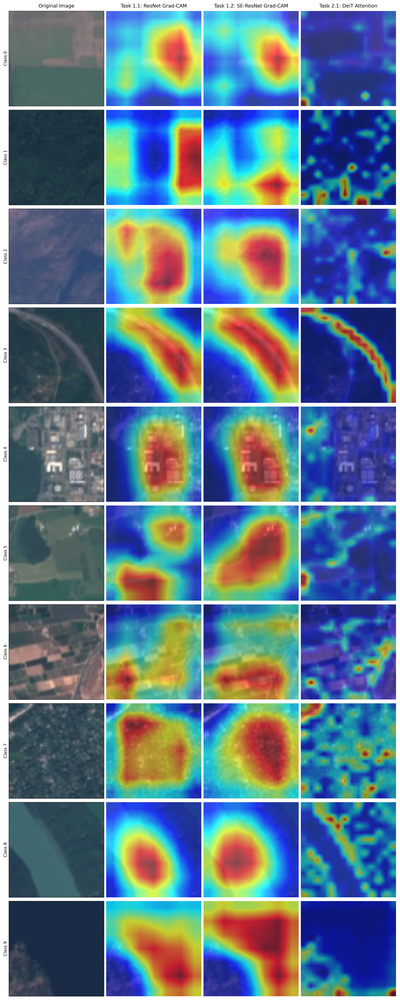
#> input picture A3/bonus_task_visualizations.png, 400 x 1000 px, shrunk from 4800 x 12000 before the run
$ python -i utils.py   (imports and definitions only)
#> lines starting #> are read from the running program, lines starting #| are printed output that depends on the picture; after the words box and inside, x2 and y2 are one past the last pixel; in counts of white or black regions, pixels touching at a corner belong together
import cv2
import numpy as np
import math

"""
    Direction Reference:

                1
                |
                |
         0 <- - | - -> 2
                |
                |
                3
    """

def bin_to_img(img):
    return (img).astype(np.uint8)*255

def convert_to_grayscale(img):
    return (0.114 * img[:,:,0] + 0.587 * img[:,:,1] + 0.299 * img[:,:,2]).astype(np.uint8)

def apply_threshold(gray_img, threshold_val):
    return (gray_img > threshold_val).astype(np.uint8) * 255


# [60 lines left out: functions erosion, kittler_threshold, not called in this run]

def convert_binary(gray_img, threshold_val):
    return (gray_img > threshold_val).astype(int)

# [85 lines left out: functions merge_broken_corners, sort_corners, tag_not_paper, is_contour_convex, not called in this run]

def rotate(pixel, dir):
    x, y = pixel
    end = None
    if(dir == 0):
        r = x-1
        c = y
        new_dir = 1
    elif(dir == 1):
        r = x
        c = y+1
        new_dir = 2
    elif(dir == 2):
        r = x+1
        c = y
        new_dir = 3
        end = [x, y+1]
    else:
        r = x
        c = y-1
        new_dir = 0

    return r, c, new_dir, end


def find_border(img, start_pixel, prev_pixel, dir, NBD):
    cur_pixel = list(start_pixel)
    next_pixel = list(prev_pixel)
    end_pixel = None
    track_pixel = list(prev_pixel)
    contour = []
    contour.append(list(cur_pixel))

    #Detect isolated point

    while(img[next_pixel[0]][next_pixel[1]] == 0):
        next_pixel[0], next_pixel[1], dir, end = rotate(cur_pixel, dir)

        if(end != None):
            end_pixel = list(end)
        if(track_pixel == next_pixel):          #Isolated Point
            img[cur_pixel[0]][cur_pixel[1]] = -NBD
            return contour

    if(end_pixel != None and img[end_pixel[0]][end_pixel[1]] == 0):   #isolated point
        img[cur_pixel[0]][cur_pixel[1]] = -NBD
        return contour
    elif((end_pixel == None or (end_pixel != None and img[end_pixel[0]][end_pixel[1]] != 0)) and img[cur_pixel[0]][cur_pixel[1]] == 1):
        img[cur_pixel[0]][cur_pixel[1]] = NBD
    else: pass

    prev_pixel = list(cur_pixel)
    cur_pixel = list(next_pixel)
    contour.append(list(cur_pixel))
    first_found_pixel = list(cur_pixel)         # To check when the loop completes
    flag = 0

    if(dir >= 2): dir -= 2  #reverse the direcion as we start rotation from the prev pixel
    else : dir += 2

    while True :
        if(cur_pixel == first_found_pixel and prev_pixel == start_pixel and flag == 1):
            break
        else:
            flag = 1
            next_pixel[0], next_pixel[1], dir, end = rotate(cur_pixel, dir)

            if(end != None):
                end_pixel = list(end)

            while(img[next_pixel[0]][next_pixel[1]] == 0):
                next_pixel[0], next_pixel[1], dir, end = rotate(cur_pixel, dir)
                if(end != None):
                    end_pixel = list(end)

            if(end_pixel != None and img[end_pixel[0]][end_pixel[1]] == 0):
                img[cur_pixel[0]][cur_pixel[1]] = -NBD
                end_pixel = None
            elif((end_pixel == None or (end_pixel != None and img[end_pixel[0]][end_pixel[1]] != 0)) and img[cur_pixel[0]][cur_pixel[1]] == 1):
                img[cur_pixel[0]][cur_pixel[1]] = NBD
                end_pixel = None
            else : pass
            prev_pixel = list(cur_pixel)
            cur_pixel = list(next_pixel)
            contour.append(list(cur_pixel))

            if(dir >= 2): dir -= 2  #reverse the direcion as we start rotation from the prev pixel
            else : dir += 2

    return contour


def detect_contours(img):
    padded_img = np.pad(img, ((1, 1), (1, 1)), mode='constant', constant_values=0)
    rows, cols = padded_img.shape

    LNBD = 1
    NBD = 1
    border_points = []
    parent_border = [-1] # The first index (0) is the background frame
    border_types = [0]   # 0 for holes, 1 for outer

    for i in range(1, rows-1):
        LNBD = 1
        for j in range(1, cols-1):
            border_found = False

            # Case 1: Outer Border (White to Black)
            if padded_img[i][j] == 1 and padded_img[i][j-1] == 0:
                NBD += 1
                curr_parent = LNBD
                direction = 0
                border_found = True
                border_types.append(1)

            # Case 2: Hole Border (Black to White)
            elif padded_img[i][j] >= 1 and padded_img[i][j+1] == 0:
                NBD += 1

                curr_parent = padded_img[i][j] if padded_img[i][j] > 1 else LNBD
                direction = 0
                border_found = True
                border_types.append(0)

            if border_found:
                parent_border.append(curr_parent)
                contour = find_border(padded_img, [i, j], [i, j-1] if border_types[-1]==1 else [i, j+1], direction, NBD)
                border_points.append(contour)

            # Update LNBD for the next pixel in the row
            if abs(padded_img[i][j]) > 1:
                LNBD = abs(padded_img[i][j])


    # (Subtract 1 from x and y because we added 1 pixel of padding at top/left)
    final_contours = []
    for contour in border_points:
        shifted_contour = [[p[0]-1, p[1]-1] for p in contour]
        final_contours.append(shifted_contour)

    return final_contours, parent_border, border_types


# [338 lines left out: functions line_draw, draw_contours, calculate_perimeter, perpendicular_distance, douglas_peucker, extract_tag_candidates and 7 more, not called in this run]

class OBJ:
    # [130 lines left out: functions __init__, hex_to_rgb, get_face_depth, get_object_extents, render, not called in this run]

>>> import cv2
>>> picture = cv2.imread('../A3/bonus_task_visualizations.png', cv2.IMREAD_GRAYSCALE)
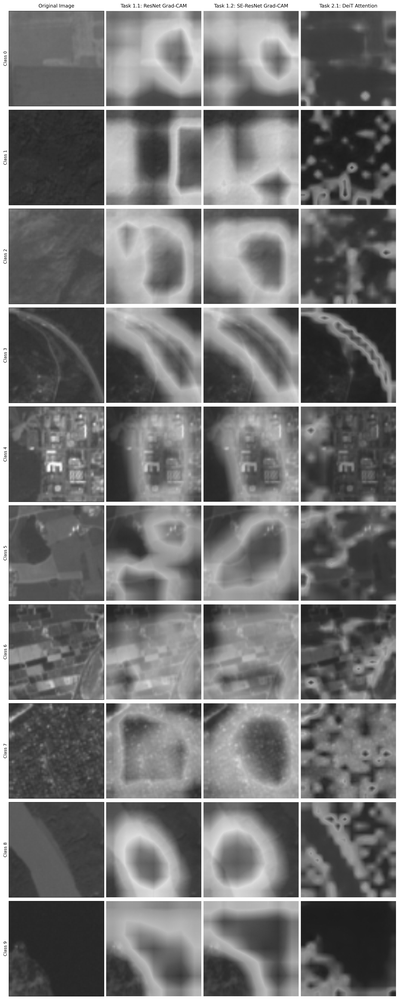
#> picture: shape (1000, 400); min 8, max 255, mean 118
>>> result = detect_contours(picture)
#> in detect_contours, `padded_img = np.pad(img, ((1, 1), (1, 1)), mode='constant', constant_v..`:
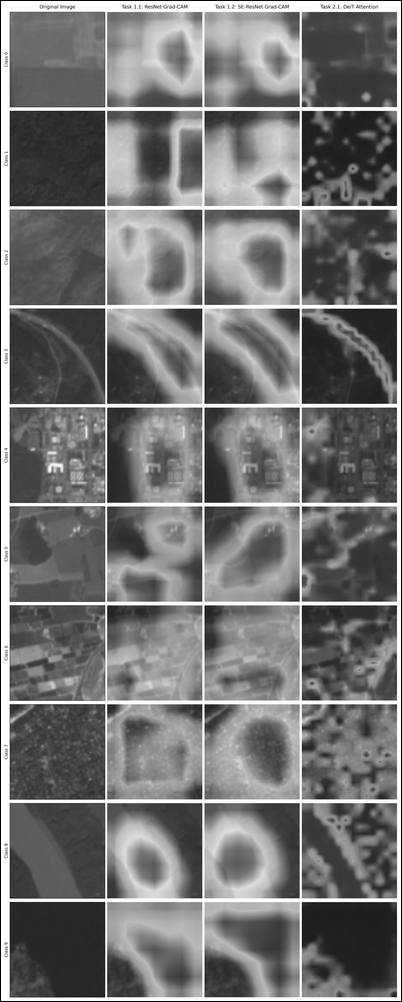
#> padded_img: shape (1002, 402); min 0, max 255, mean 117.2
#> after the loop in detect_contours, `for i in range(1, rows-1):`: padded_img: shape (1002, 402); under 0.01% of pixels changed, all inside (x1, y1, x2, y2) = (400, 1, 401, 2)
#> the loop in detect_contours, `for contour in border_points:` made 1000 passes
#> contour on passes 1 to 3: [[1, 400]], [[2, 400], [1, 400], [1, 399], [2, 399], [2, 400], [1, 400]], [[3, 400], [2, 400], [2, 399], [3, 399], [3, 400], [2, 400]]
